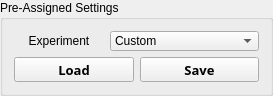
        <widget class="QGroupBox" name="GBOX_pre_settings">
         <property name="maximumSize">
          <size>
           <width>16777215</width>
           <height>90</height>
          </size>
         </property>
         <property name="title">
          <string>Pre-Assigned Settings</string>
         </property>
         <layout class="QVBoxLayout" name="verticalLayout_4">
          <property name="spacing">
           <number>6</number>
          </property>
          <item>
           <layout class="QHBoxLayout" name="horizontalLayout_2">
            <item>
             <widget class="QLabel" name="NON_experiment">
              <property name="sizePolicy">
               <sizepolicy hsizetype="Fixed" vsizetype="Preferred">
                <horstretch>0</horstretch>
                <verstretch>0</verstretch>
               </sizepolicy>
              </property>
              <property name="minimumSize">
               <size>
                <width>90</width>
                <height>0</height>
               </size>
              </property>
              <property name="maximumSize">
               <size>
                <width>16777215</width>
                <height>20</height>
               </size>
              </property>
              <property name="text">
               <string>Experiment</string>
              </property>
              <property name="alignment">
               <set>Qt::AlignCenter</set>
              </property>
             </widget>
            </item>
            <item>
             <widget class="QComboBox" name="CBOX_experiment">
              <property name="maximumSize">
               <size>
                <width>16777215</width>
                <height>20</height>
               </size>
              </property>
              <item>
               <property name="text">
                <string>Custom</string>
               </property>
              </item>
              <item>
               <property name="text">
                <string>Rabi-oscillation</string>
               </property>
              </item>
              <item>
               <property name="text">
                <string>RF-photon-correlation</string>
               </property>
              </item>
             </widget>
            </item>
           </layout>
          </item>
          <item>
           <layout class="QHBoxLayout" name="horizontalLayout_9">
            <item>
             <widget class="QPushButton" name="BTN_settings_load">
              <property name="enabled">
               <bool>true</bool>
              </property>
              <property name="sizePolicy">
               <sizepolicy hsizetype="Preferred" vsizetype="Preferred">
                <horstretch>0</horstretch>
                <verstretch>0</verstretch>
               </sizepolicy>
              </property>
              <property name="minimumSize">
               <size>
                <width>50</width>
                <height>25</height>
               </size>
              </property>
              <property name="maximumSize">
               <size>
                <width>2555555</width>
                <height>25</height>
               </size>
              </property>
              <property name="font">
               <font>
                <family>Arial Black</family>
                <pointsize>10</pointsize>
                <weight>75</weight>
                <bold>true</bold>
               </font>
              </property>
              <property name="styleSheet">
               <string notr="true"/>
              </property>
              <property name="text">
               <string>Load</string>
              </property>
              <property name="checkable">
               <bool>false</bool>
              </property>
              <property name="checked">
               <bool>false</bool>
              </property>
              <property name="autoDefault">
               <bool>false</bool>
              </property>
             </widget>
            </item>
            <item>
             <widget class="QPushButton" name="BTN_settings_save">
              <property name="enabled">
               <bool>true</bool>
              </property>
              <property name="sizePolicy">
               <sizepolicy hsizetype="Preferred" vsizetype="Preferred">
                <horstretch>0</horstretch>
                <verstretch>0</verstretch>
               </sizepolicy>
              </property>
              <property name="minimumSize">
               <size>
                <width>50</width>
                <height>25</height>
               </size>
              </property>
              <property name="maximumSize">
               <size>
                <width>2555555</width>
                <height>25</height>
               </size>
              </property>
              <property name="font">
               <font>
                <family>Arial Black</family>
                <pointsize>10</pointsize>
                <weight>75</weight>
                <bold>true</bold>
               </font>
              </property>
              <property name="styleSheet">
               <string notr="true"/>
              </property>
              <property name="text">
               <string>Save</string>
              </property>
              <property name="checkable">
               <bool>false</bool>
              </property>
              <property name="checked">
               <bool>false</bool>
              </property>
              <property name="autoDefault">
               <bool>false</bool>
              </property>
             </widget>
            </item>
           </layout>
          </item>
         </layout>
        </widget>
